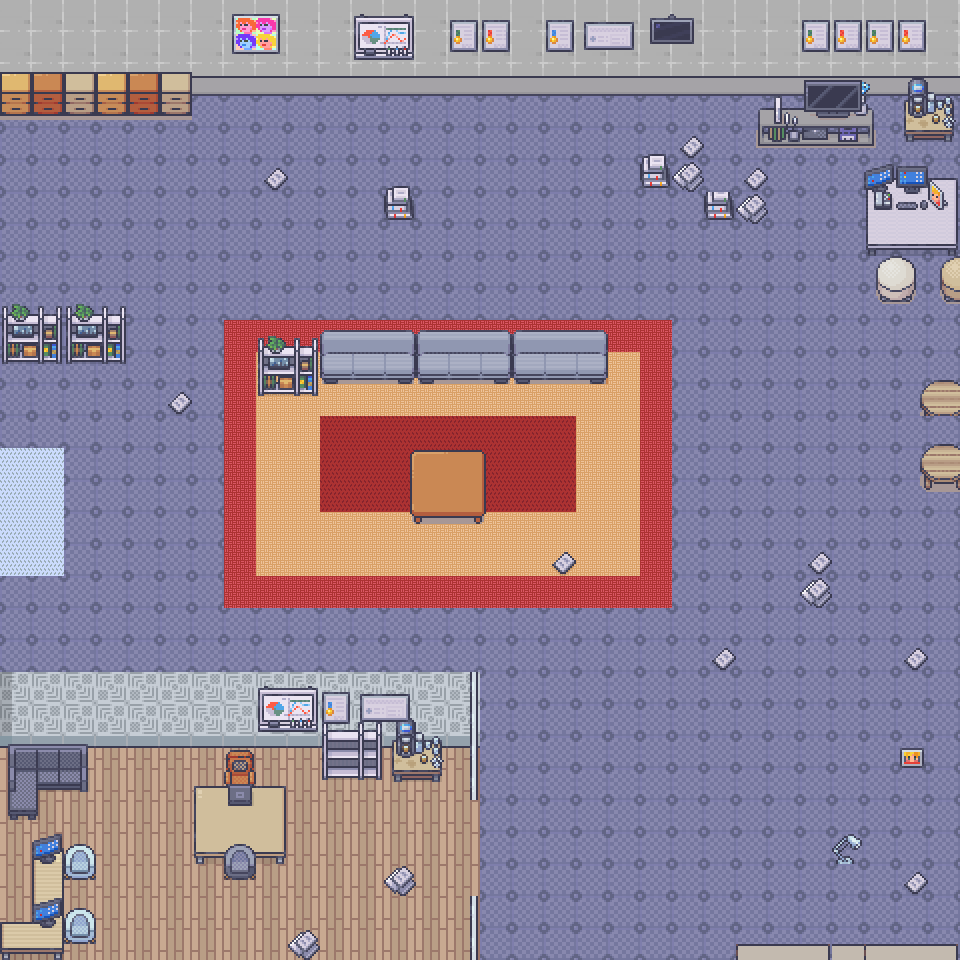

A 2D game scene composited from a Tiled map and its tileset images. What follows is a short description and the map's XML, with each tile layer's data collapsed to a summary:
An orthogonal 30x30 tile map with 32x32 px tiles, 6 tile layers (ground, wall, wall2, furniture, ...), 5 tilesets and 8 objects (start, cockroach, electric, electric2, cockroach2, ...).

<map version="1.10" tiledversion="1.10.2" orientation="orthogonal" renderorder="right-down" width="30" height="30" tilewidth="32" tileheight="32" infinite="0" nextlayerid="9" nextobjectid="20">
 <editorsettings>
  <export target="assets/level3.tmj" format="json" />
 </editorsettings>
 <tileset firstgid="1" name="1_Generic_32x32" tilewidth="32" tileheight="32" tilecount="1248" columns="16">
  <image source="assets/1_Generic_32x32.png" trans="ff00ff" width="512" height="2496" />
 </tileset>
 <tileset firstgid="1249" name="17_Visibile_Upstairs_System_32x32" tilewidth="32" tileheight="32" tilecount="432" columns="16">
  <image source="assets/17_Visibile_Upstairs_System_32x32.png" trans="ff00ff" width="512" height="864" />
 </tileset>
 <tileset firstgid="1681" name="defimon3" tilewidth="32" tileheight="32" tilecount="848" columns="16">
  <image source="assets/defimon3.png" trans="ff00ff" width="512" height="1696" />
 </tileset>
 <tileset firstgid="2529" name="14_Basement_32x32" tilewidth="32" tileheight="32" tilecount="800" columns="16">
  <image source="assets/14_Basement_32x32.png" trans="ff00ff" width="512" height="1600" />
 </tileset>
 <tileset firstgid="3329" name="Carpet" tilewidth="32" tileheight="32" tilecount="960" columns="60">
  <image source="assets/Carpet.png" trans="ff00ff" width="1920" height="512" />
 </tileset>
 <layer id="1" name="ground" width="30" height="30">
  <data>[900 cells, 900 non-empty, 6 distinct tile ids]</data>
 </layer>
 <layer id="2" name="wall" width="30" height="30">
  <data>[900 cells, 135 non-empty, 5 distinct tile ids]</data>
 </layer>
 <layer id="3" name="wall2" width="30" height="30">
  <data>[900 cells, 37 non-empty, 3 distinct tile ids]</data>
 </layer>
 <layer id="4" name="furniture" width="30" height="30">
  <data>[900 cells, 140 non-empty, 91 distinct tile ids]</data>
 </layer>
 <layer id="5" name="furniture2" width="30" height="30">
  <data>[900 cells, 68 non-empty, 46 distinct tile ids]</data>
 </layer>
 <layer id="6" name="chair" width="30" height="30">
  <data>[900 cells, 18 non-empty, 17 distinct tile ids]</data>
 </layer>
 <objectgroup id="8" name="objectLayer">
  <object id="1" name="start" x="33.2098" y="511.193">
   <point />
  </object>
  <object id="3" name="cockroach" x="751.964" y="448.332">
   <point />
  </object>
  <object id="4" name="electric" x="200.445" y="684.359">
   <point />
  </object>
  <object id="5" name="electric2" x="577.613" y="188.584">
   <point />
  </object>
  <object id="10" name="cockroach2" x="56.9311" y="200.445">
   <point />
  </object>
  <object id="16" name="cockroach3" x="353.447" y="933.432">
   <point />
  </object>
  <object id="18" name="cockroach4" x="338.028" y="283.469">
   <point />
  </object>
  <object id="19" name="life" x="862.268" y="449.518">
   <point />
  </object>
 </objectgroup>
</map>
